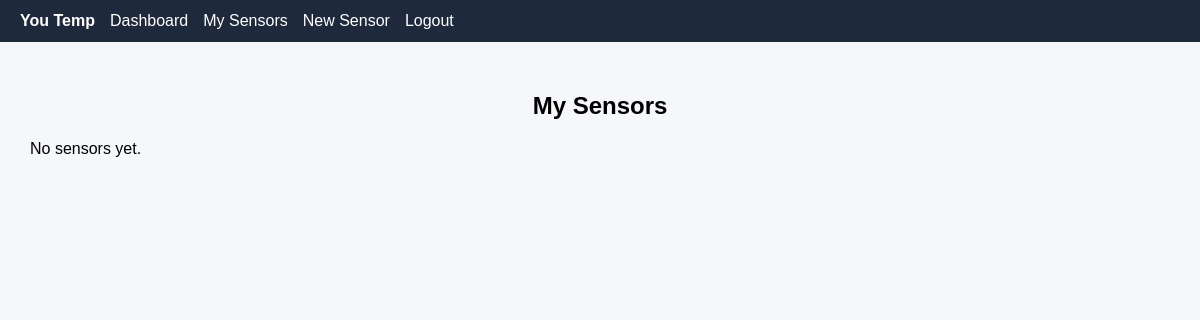
/my-sensors (signed in), run on an earlier commit of the app's database.
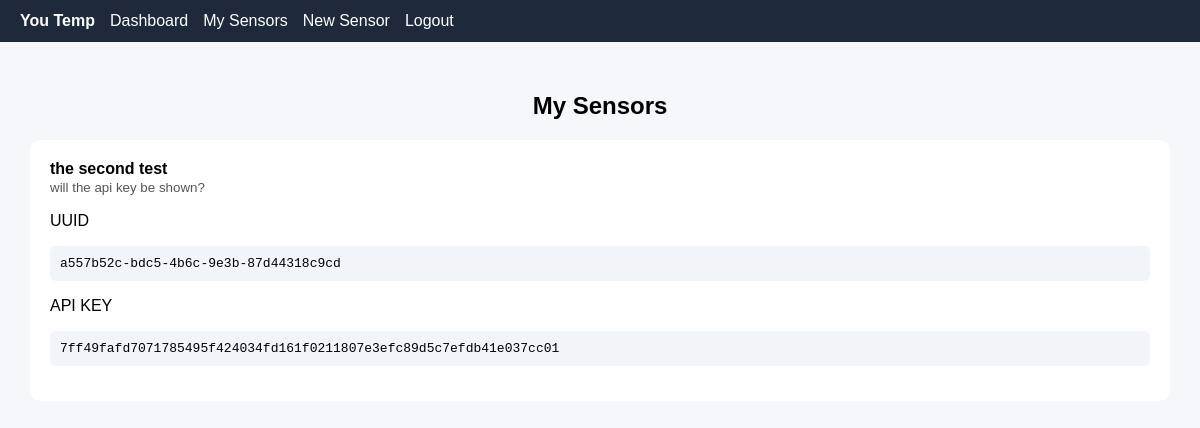
And on a later commit of the database.
### tables this page shows
CREATE TABLE sensors (
    id INTEGER PRIMARY KEY AUTOINCREMENT,
    user_id INTEGER,
    name TEXT,
    description TEXT,
    uuid TEXT UNIQUE,
    api_key TEXT UNIQUE,
    created_at DATETIME DEFAULT CURRENT_TIMESTAMP
);

### app/sensors.py (the view)
@sensors_bp.route('/my-sensors')
@login_required
def my_sensors():
    db = get_db()
    sensors = db.execute(
        """
        SELECT name, uuid, api_key, description
        FROM sensors
        WHERE user_id = ?
        """,
        (session['user_id'],)
    ).fetchall()
    return render_template('my_sensors.html', sensors=sensors)

### app/auth.py (called while the page is built)
def login_required(view):
    @wraps(view)
    def wrapped(*args, **kwargs):
        if 'user_id' not in session:
            return redirect('/login')
        return view(*args, **kwargs)
    return wrapped

### app/db.py (called while the page is built)
def get_db():
    if 'db' not in g:
        g.db = sqlite3.connect(DATABASE)
        g.db.row_factory = sqlite3.Row
    return g.db

### app/templates/my_sensors.html (shortened to what this page needs)
{% extends "base.html" %}
{% block content %}
<h2>My Sensors</h2>
{% for s in sensors %}
<div style="background:white;padding:20px;border-radius:10px;margin-bottom:15px">
    <b>{{ s.name }}</b><br>
    <small>{{ s.description }}</small>
    <p>UUID</p>
    <code>{{ s.uuid }}</code>
    <p>API KEY</p>
    <code>{{ s.api_key }}</code>
</div>
{% else %}
<p>No sensors yet.</p>
{% endfor %}
{% endblock %}

### app/templates/base.html (shortened to what this page needs)
<!DOCTYPE html>
<html lang="en">
<head>
</head>
<body>
<nav>
    <strong>You Temp</strong>
    <a href="/">Dashboard</a>
    {% if session.get('user_id') %}
        <a href="/my-sensors">My Sensors</a>
        <a href="/new-sensor">New Sensor</a>
        <a href="/logout">Logout</a>
    {% else %}
        <a href="/login">Login</a>
        <a href="/register">Register</a>
    {% endif %}
</nav>
<div class="container">
{% block content %}{% endblock %}
</div>
</body>
</html>

### app/templates/base.html (style rules this page uses)
body { margin: 0; font-family: sans-serif; background: #f5f7fa; direction: ltr; }
nav { background: #1e293b; color: white; padding: 12px 20px; display: flex; align-items: center; }
nav a { color: white; text-decoration: none; margin-left: 15px; font-weight: 500; }
.container { padding: 30px; }
h1, h2 { margin-bottom: 20px; text-align: center; }
code, pre { display: block; background: #f1f5f9; padding: 10px; border-radius: 6px; margin-bottom: 15px; word-break: break-all; }
small { color: #555; }

What changed in the data, as far as the page shows it:
added sensors: name "the second test", description "will the api key be shown?", uuid "a557b52c-bdc5-4b6c-9e3b-87d44318c9cd", api_key "7ff49fafd7071785495f424034fd161f0211807e3efc89d5c7efdb41e037cc01"
Also different on the page:
text no longer shown: "No sensors yet."
